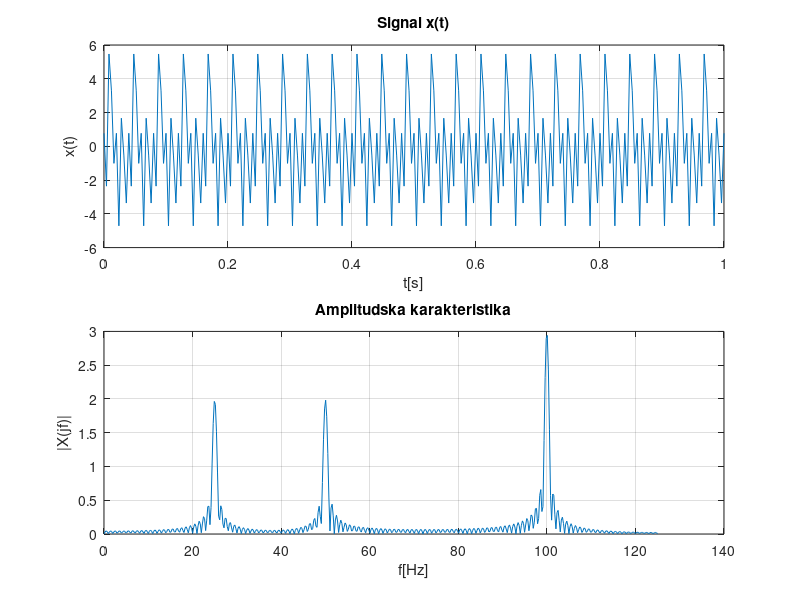
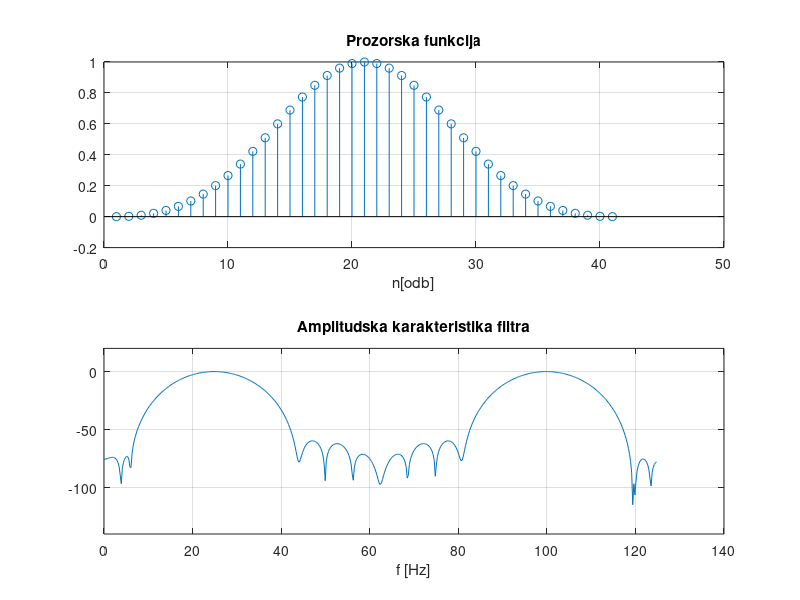
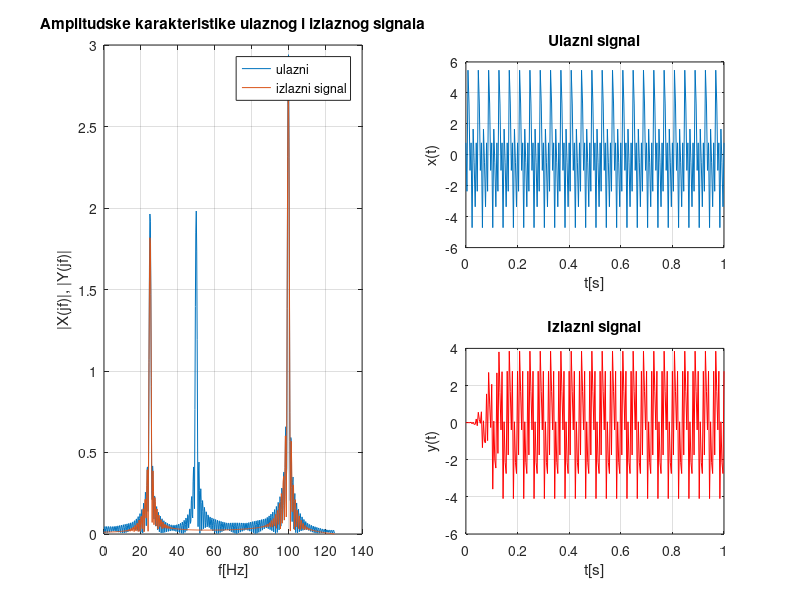

MATLAB code for these plots, in order:
clear all; close all; clc;


S=mod(527+2017,4);


Fs=250;
t=0:1/Fs:1;

x=2*sin(2*pi*25*t)+3*cos(2*pi*100*t+pi/8)-2*cos(2*pi*50*t);


N = 4*2^nextpow2(length(x));
f1 = 0:Fs/N:Fs/2;
X = fft(x,N)/length(x); 
X1 = abs(X(1:N/2+1));
X1(2:N/2+1) = 2*X1(2:N/2+1);

figure(1)
subplot(2, 2, 1:2)
    plot(t, x); 
    xlabel('t[s]'); ylabel('x(t)');
    title('Signal x(t)'); grid on;
subplot(2, 2, 3:4)
    plot(f1, X1);
    xlabel('f[Hz]'); ylabel('|X(jf)|');
    title('Amplitudska karakteristika'); grid on;
    
    
 n=40;
 window = blackman(n+1);
 Wn=[24 26, 99 101]/(Fs/2);
 b = fir1(n, Wn, window);
a = 1;
[hz, fz] = freqz(b, 1, N/2+1, Fs);


figure(2)
subplot(211)
    stem(window); 
    xlabel('n[odb]');
    title('Prozorska funkcija'); grid on;
subplot(212)
    plot(fz, 20*log10(abs(hz))); 
    xlabel('f [Hz]'); ylim([-140 20]);
    title('Amplitudska karakteristika filtra'); grid on;
    
% Filtriranje signala
y = filter(b, a, x);
Y = fft(y,N)/length(y); 
Y1 = abs(Y(1:N/2+1));
Y1(2:N/2+1) = 2*Y1(2:N/2+1); 

figure(3)
    subplot(2, 2, [1, 3])
        plot(f1, X1); hold on
        plot(f1, Y1); 
        xlabel('f[Hz]'); ylabel('|X(jf)|, |Y(jf)|');
        legend('ulazni', 'izlazni signal')
        title('Amplitudske karakteristike ulaznog i izlaznog signala'); grid on;
    subplot(2, 2, 2)
        plot(t, x);
        xlabel('t[s]'); ylabel('x(t)');
        title('Ulazni signal'); grid on;
    subplot(2, 2, 4)
        plot(t, y, 'r');
        xlabel('t[s]'); ylabel('y(t)');
        title('Izlazni signal'); grid on;
 
 
 
 
 